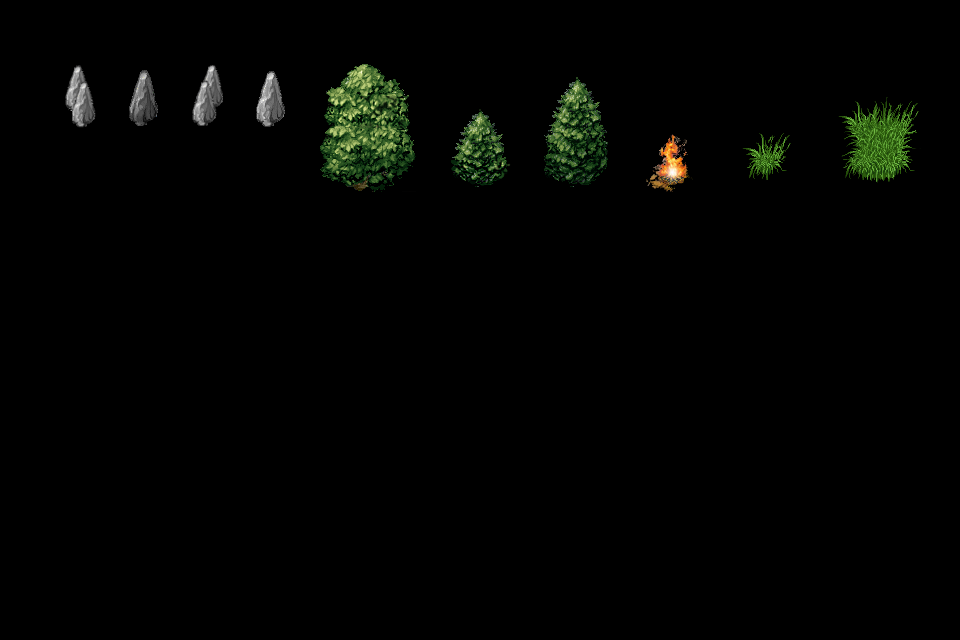

Tiled map render using the project's own tile images. Description and the map definition, with tile-layer contents summarised, below:
An orthogonal 30x20 tile map with 32x32 px tiles, 6 tile layers (input_non_collision, input_collision, output_ground, output_non_collision, ...), 2 tilesets.

<map version="1.10" tiledversion="1.10.2" orientation="orthogonal" renderorder="right-down" width="30" height="20" tilewidth="32" tileheight="32" infinite="0" nextlayerid="8" nextobjectid="1">
 <tileset firstgid="1" source="../Terrain.tsx" />
 <tileset firstgid="257" source="../Terrain_Water.tsx" />
 <layer id="7" name="input_non_collision" width="30" height="20">
  <data>[600 cells, 2 non-empty, 2 distinct tile ids]</data>
 </layer>
 <layer id="5" name="input_collision" width="30" height="20">
  <data>[600 cells, 8 non-empty, 8 distinct tile ids]</data>
 </layer>
 <layer id="6" name="output_ground" width="30" height="20">
  <data>[600 cells, 0 non-empty, 0 distinct tile ids]</data>
 </layer>
 <layer id="2" name="output_non_collision" width="30" height="20">
  <data>[600 cells, 13 non-empty, 9 distinct tile ids]</data>
 </layer>
 <layer id="4" name="output_non_collision_top" width="30" height="20">
  <data>[600 cells, 25 non-empty, 25 distinct tile ids]</data>
 </layer>
 <layer id="3" name="output_collision" width="30" height="20">
  <data>[600 cells, 13 non-empty, 13 distinct tile ids]</data>
 </layer>
</map>